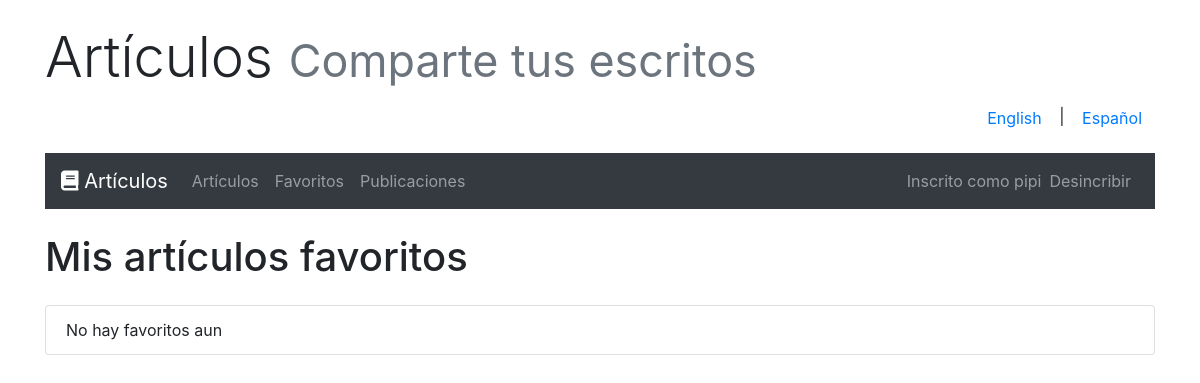
/favourites/ (signed in), run on an earlier commit of the app's database.
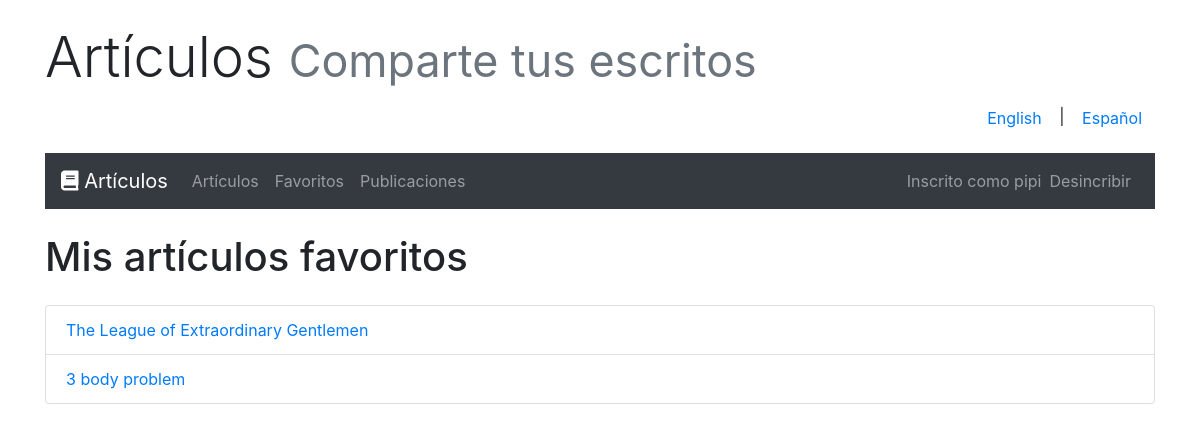
And on a later commit of the database.
### articles/models.py (models this page shows, shortened)
class UserFavouriteArticle(models.Model):
    user = models.ForeignKey(User, on_delete=models.CASCADE, null=False)
    article = models.ForeignKey(Article, on_delete=models.CASCADE, null=False)
    class Meta:
        unique_together = ('user', 'article')  # Ensure each user-article pair is unique

class Article(models.Model):
    title = models.CharField(max_length=64, null=False)
    author = models.ForeignKey(User, on_delete=models.CASCADE, null=False)
    created = models.DateTimeField(auto_now_add=True, null=False)
    synopsis = models.CharField(max_length=312, null=False)
    content = models.TextField(null=False)

### articles/views.py (the view)
# urls.py: path('favourites/', views.FavouritesListView.as_view(), name='favourites'),
class FavouritesListView(LoginRequiredMixin, ListView):
    model = UserFavouriteArticle
    template_name = 'articles/favourites_list.html'
    context_object_name = 'favourites'
    def get_queryset(self):
        return UserFavouriteArticle.objects.filter(user=self.request.user)

### articles/templates/articles/favourites_list.html (shortened to what this page needs)
{% extends 'base.html' %}
{% load i18n %}
{% block content %}
<h1 class="mb-4">{% trans "My Favourite Articles" %}</h1>
<ul class="list-group">
    {% for favourite in favourites %}
        <li class="list-group-item">
            <a href="{% url 'article_detail' favourite.article.pk %}">{{ favourite.article.title }}</a>
        </li>
    {% empty %}
        <li class="list-group-item">{% trans "No favourite articles yet." %}</li>
    {% endfor %}
</ul>
{% endblock %}

What changed in the data, as far as the page shows it:
added UserFavouriteArticle: article "The League of Extraordinary Gentlemen"
added UserFavouriteArticle: article "3 body problem"
Also different on the page:
text no longer shown: "No hay favoritos aun"
